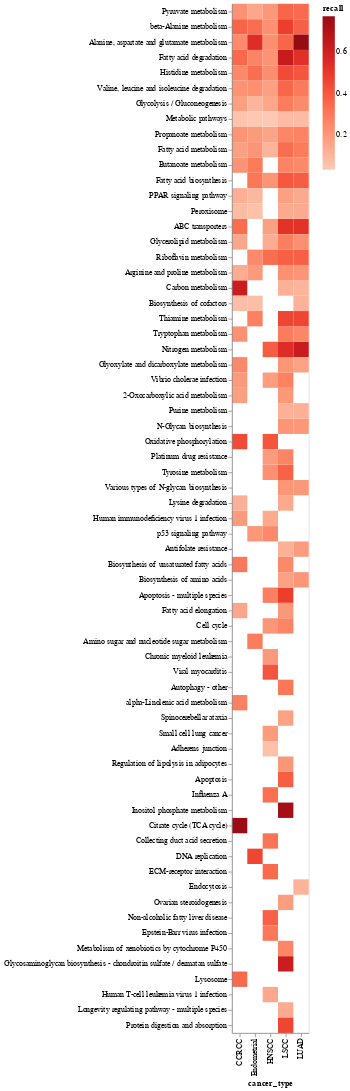

Source (notebook cell):
### Code cell
pathway_heatmap(enriched_kegg)

### Figure 1 — Vega-Lite specification as saved in the notebook (floating-point values rounded to 4 significant figures; data arrays with more than 128 entries replaced by an {"elided": "..."} marker saying what was removed)
{"config": {"view": {"continuousWidth": 400, "continuousHeight": 300}}, "data": {"name": "data-38b93c735b138a52e625d44673683861"}, "mark": "rect", "encoding": {"color": {"type": "quantitative", "field": "recall", "scale": {"scheme": "reds"}}, "x": {"type": "nominal", "field": "cancer_type"}, "y": {"type": "nominal", "axis": {"labelLimit": 1000, "title": null}, "field": "name", "sort": ["Pyruvate metabolism", "beta-Alanine metabolism", "Alanine, aspartate and glutamate metabolism", "Fatty acid degradation", "Histidine metabolism", "Valine, leucine and isoleucine degradation", "Glycolysis / Gluconeogenesis", "Metabolic pathways", "Propanoate metabolism", "Fatty acid metabolism", "Butanoate metabolism", "Fatty acid biosynthesis", "PPAR signaling pathway", "Peroxisome", "ABC transporters", "Glycerolipid metabolism", "Riboflavin metabolism", "Arginine and proline metabolism", "Carbon metabolism", "Biosynthesis of cofactors", "Thiamine metabolism", "Tryptophan metabolism", "Nitrogen metabolism", "Glyoxylate and dicarboxylate metabolism", "Vibrio cholerae infection", "2-Oxocarboxylic acid metabolism", "Purine metabolism", "N-Glycan biosynthesis", "Oxidative phosphorylation", "Platinum drug resistance", "Tyrosine metabolism", "Various types of N-glycan biosynthesis", "Lysine degradation", "Human immunodeficiency virus 1 infection", "p53 signaling pathway", "Antifolate resistance", "Biosynthesis of unsaturated fatty acids", "Biosynthesis of amino acids", "Apoptosis - multiple species", "Fatty acid elongation", "Cell cycle", "Amino sugar and nucleotide sugar metabolism", "Chronic myeloid leukemia", "Viral myocarditis", "Autophagy - other", "alpha-Linolenic acid metabolism", "Spinocerebellar ataxia", "Small cell lung cancer", "Adherens junction", "Regulation of lipolysis in adipocytes", "Apoptosis", "Influenza A", "Inositol phosphate metabolism", "Citrate cycle (TCA cycle)", "Collecting duct acid secretion", "DNA replication", "ECM-receptor interaction", "Endocytosis", "Ovarian steroidogenesis", "Non-alcoholic fatty liver disease", "Epstein-Barr virus infection", "Metabolism of xenobiotics by cytochrome P450", "Glycosaminoglycan biosynthesis - chondroitin sulfate / dermatan sulfate", "Lysosome", "Human T-cell leukemia virus 1 infection", "Longevity regulating pathway - multiple species", "Protein digestion and absorption"]}}, "$schema": "https://vega.github.io/schema/vega-lite/v4.8.1.json", "datasets": {"data-38b93c735b138a52e625d44673683861": {"elided": "161 records"}}}
